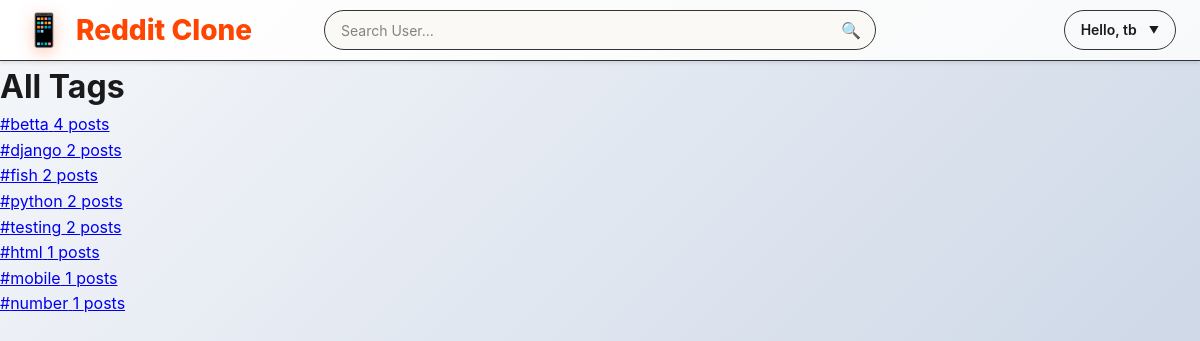
Screenshot of /tags/ (signed in) with the database file from the repository.
### posts/models.py (models this page shows, shortened)
class Tag(models.Model):
    name = models.CharField(max_length=50, unique=True)
    slug = models.SlugField(max_length=50, unique=True, blank=True)
    color = models.CharField(max_length=7, default='#007bff')  # Hex color code
    created_at = models.DateTimeField(auto_now_add=True)
    class Meta:
        ordering = ['name']

### posts/views.py (the view)
# urls.py: path('tags/', views.all_tags, name='all_tags'),
def all_tags(request):
    tags = Tag.objects.annotate(
        post_count=Count('posts')
    ).filter(post_count__gt=0).order_by('-post_count')
    paginator = Paginator(tags, 50)
    page = request.GET.get('page')
    tags = paginator.get_page(page)
    return render(request, 'posts/all_tags.html', {'tags': tags})

### posts/templates/posts/all_tags.html (shortened to what this page needs)
{% extends 'posts/base.html' %}
{% block content %}
<div class="container mx-auto px-4 py-6">
  <div class="flex items-center justify-between mb-4">
    <h1 class="text-2xl font-semibold">All Tags</h1>
  </div>
  <div class="grid grid-cols-2 sm:grid-cols-3 md:grid-cols-4 lg:grid-cols-6 gap-4">
    {% for tag in tags %}
      <a href="{% url 'posts:tag_detail' slug=tag.slug %}" class="block border border-gray-200 rounded-lg p-3 hover:bg-gray-50 transition">
        <div class="flex items-center justify-between">
          <span class="text-sm font-medium text-blue-600 hover:underline">#{{ tag.name }}</span>
          <span class="text-xs text-gray-500">{{ tag.post_count }} posts</span>
        </div>
      </a>
    {% empty %}
      <p class="col-span-full text-gray-600">No tags available.</p>
    {% endfor %}
  </div>
</div>
{% endblock %}

### posts/templates/posts/base.html (shortened to what this page needs)
{% load static %}
<!DOCTYPE html>
<html lang="en">
<head>
  <link rel="stylesheet" href="{% static 'posts/css/style.css' %}">
</head>
<body>
  <header class="header">
    <div class="header-content">
      <a class="logo" href="{% url 'posts:post_list' %}">
        <span class="logo-icon">📱</span>
        Reddit Clone
      </a>
      <form class="search-form" method="get" action="{% url 'posts:user_search' %}">
        <input type="text" name="q" placeholder="Search User…" value="{{ request.GET.q|default:'' }}">
        <button type="submit">🔍</button>
      </form>
      <nav class="nav-right">
        {% if user.is_authenticated %}
          <div class="user-menu" id="userMenu">
            <div class="user-greeting">Hello, {{ user.username }}</div>
          </div>
        {% else %}
          <a href="{% url 'login' %}" class="nav-btn">Log In</a>
          <a href="{% url 'posts:register' %}" class="nav-btn">Sign Up</a>
        {% endif %}
      </nav>
    </div>
  </header>
  <main class="main-content">
    <div class="container">
      {% block content %}{% endblock %}
    </div>
  </main>
</body>
</html>

### posts/static/posts/css/style.css (style rules this page uses)
* { margin: 0; padding: 0; box-sizing: border-box; }
body { background: linear-gradient(135deg, #f5f7fa 0%, #c3cfe2 100%); font-family: -apple-system, BlinkMacSystemFont, "Segoe UI", Roboto, Oxygen-Sans, Ubuntu, Cantarell, "Helvetica Neue", sans-serif; line-height: 1.6; color: #1a1a1b; min-height: 100vh; }
.header { background: linear-gradient(135deg, #ffffff 0%, #f8f9fa 100%); border-bottom: 1px solid #343536; position: sticky; top: 0; z-index: 1000; box-shadow: 0 2px 4px rgba(0,0,0,0.1); }
.header-content { max-width: 1400px; margin: 0 auto; padding: 0 24px; display: grid; grid-template-columns: 1fr 2fr 1fr; align-items: center; height: 60px; gap: 24px; }
.logo { color: #ff4500; font-size: 28px; font-weight: 800; text-decoration: none; display: flex; align-items: center; justify-self: start; transition: all 0.3s cubic-bezier(0.4, 0, 0.2, 1); position: relative; }
.logo-icon { margin-right: 12px; font-size: 32px; filter: drop-shadow(0 4px 8px rgba(255,69,0,0.3)); transition: all 0.3s ease; }
.search-form { position: relative; display: flex; align-items: center; background-color: rgb(250, 249, 246); border: 1px solid #343536; border-radius: 20px; overflow: hidden; transition: border-color 0.2s ease, box-shadow 0.2s ease; justify-self: center; width: 100%; max-width: 600px; height: 40px; }
.search-form input { flex: 1; padding: 8px 16px; border: none; outline: none; font-size: 14px; background: transparent; color: #d7dadc; font-weight: 400; font-family: inherit; }
.search-form input::placeholder { color: #818384; font-weight: 400; }
.search-form button { background: transparent; border: none; padding: 0; width: 40px; height: 40px; cursor: pointer; color: #818384; font-size: 16px; display: flex; align-items: center; justify-content: center; transition: all 0.2s ease; border-radius: 4px; margin-right: 4px; }
.nav-right { display: flex; align-items: center; gap: 16px; justify-self: end; }
.user-menu { position: relative; display: inline-block; cursor: pointer; }
.user-menu .user-greeting { color: #1a1a1b; font-size: 14px; font-weight: 600; padding: 8px 16px; border-radius: 20px; transition: all 0.2s ease; display: flex; align-items: center; gap: 8px; border: 1px solid #343536; background: transparent; }
.user-menu .user-greeting::after { content: "▼"; font-size: 10px; transition: transform 0.3s ease; margin-left: 4px; }

### rows the page displays
Tag: name "betta", post_count "4"
Tag: name "django", post_count "2"
Tag: name "fish", post_count "2"
Tag: name "python", post_count "2"
Tag: name "testing", post_count "2"
Tag: name "html", post_count "1"
Tag: name "mobile", post_count "1"
Tag: name "number", post_count "1"

### other values shown
{{ user.username }} "tb"
